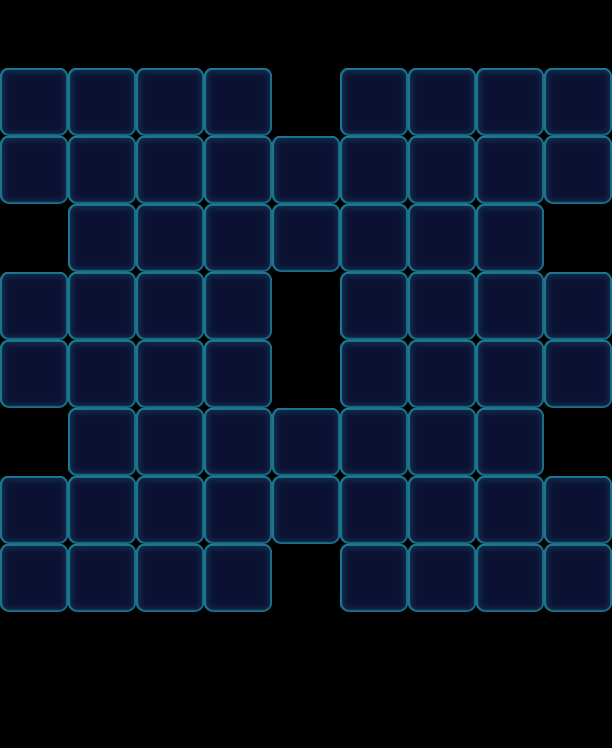

This is a level from a 2D game, rendered from its Tiled map with the project's own tilesets. A one-line summary and the map file follow, with tile-layer data summarised:
An orthogonal 9x11 tile map with 68x68 px tiles, 1 tile layer (Valid), 2 tilesets and 128 objects (64x Floor, 16x Monster, 16x Lock, 14x Factory_Normal, 12x Stone, ...).

<map version="1.0" orientation="orthogonal" width="9" height="11" tilewidth="68" tileheight="68">
 <tileset firstgid="1" name="game_grid1" tilewidth="68" tileheight="68">
  <image source="game_grid1.png" width="68" height="68" />
 </tileset>
 <tileset firstgid="2" name="map" tilewidth="68" tileheight="68">
  <image source="map.png" width="1024" height="1024" />
 </tileset>
 <layer name="Valid" width="9" height="11">
  <data>[99 cells, 64 non-empty, 1 distinct tile ids]</data>
 </layer>
 <objectgroup name="BottomObj" width="9" height="11">
  <object type="Floor" gid="33" x="0" y="136">
   <properties>
    <property name="Layers" value="2" />
   </properties>
  </object>
  <object type="Floor" gid="33" x="68" y="136">
   <properties>
    <property name="Layers" value="2" />
   </properties>
  </object>
  <object type="Floor" gid="33" x="136" y="136">
   <properties>
    <property name="Layers" value="2" />
   </properties>
  </object>
  <object type="Floor" gid="33" x="136" y="204">
   <properties>
    <property name="Layers" value="2" />
   </properties>
  </object>
  <object type="Floor" gid="33" x="0" y="204">
   <properties>
    <property name="Layers" value="2" />
   </properties>
  </object>
  <object type="Floor" gid="33" x="68" y="204">
   <properties>
    <property name="Layers" value="2" />
   </properties>
  </object>
  <object type="Floor" gid="33" x="204" y="136">
   <properties>
    <property name="Layers" value="2" />
   </properties>
  </object>
  <object type="Floor" gid="33" x="204" y="204">
   <properties>
    <property name="Layers" value="2" />
   </properties>
  </object>
  <object type="Floor" gid="33" x="340" y="136">
   <properties>
    <property name="Layers" value="2" />
   </properties>
  </object>
  <object type="Floor" gid="33" x="408" y="136">
   <properties>
    <property name="Layers" value="2" />
   </properties>
  </object>
  <object type="Floor" gid="33" x="544" y="136">
   <properties>
    <property name="Layers" value="2" />
   </properties>
  </object>
  <object type="Floor" gid="33" x="476" y="136">
   <properties>
    <property name="Layers" value="2" />
   </properties>
  </object>
  <object type="Floor" gid="33" x="340" y="204">
   <properties>
    <property name="Layers" value="2" />
   </properties>
  </object>
  <object type="Floor" gid="33" x="408" y="204">
   <properties>
    <property name="Layers" value="2" />
   </properties>
  </object>
  <object type="Floor" gid="33" x="476" y="204">
   <properties>
    <property name="Layers" value="2" />
   </properties>
  </object>
  <object type="Floor" gid="33" x="272" y="204">
   <properties>
    <property name="Layers" value="2" />
   </properties>
  </object>
  <object type="Floor" gid="33" x="68" y="272">
   <properties>
    <property name="Layers" value="2" />
   </properties>
  </object>
  <object type="Floor" gid="33" x="204" y="272">
   <properties>
    <property name="Layers" value="2" />
   </properties>
  </object>
  <object type="Floor" gid="33" x="544" y="204">
   <properties>
    <property name="Layers" value="2" />
   </properties>
  </object>
  <object type="Floor" gid="33" x="476" y="272">
   <properties>
    <property name="Layers" value="2" />
   </properties>
  </object>
  <object type="Floor" gid="33" x="340" y="272">
   <properties>
    <property name="Layers" value="2" />
   </properties>
  </object>
  <object type="Floor" gid="33" x="136" y="340">
   <properties>
    <property name="Layers" value="2" />
   </properties>
  </object>
  <object type="Floor" gid="33" x="68" y="340">
   <properties>
    <property name="Layers" value="2" />
   </properties>
  </object>
  <object type="Floor" gid="33" x="0" y="340">
   <properties>
    <property name="Layers" value="2" />
   </properties>
  </object>
  <object type="Floor" gid="33" x="136" y="408">
   <properties>
    <property name="Layers" value="2" />
   </properties>
  </object>
  <object type="Floor" gid="33" x="68" y="408">
   <properties>
    <property name="Layers" value="2" />
   </properties>
  </object>
  <object type="Floor" gid="33" x="0" y="408">
   <properties>
    <property name="Layers" value="2" />
   </properties>
  </object>
  <object type="Floor" gid="33" x="544" y="340">
   <properties>
    <property name="Layers" value="2" />
   </properties>
  </object>
  <object type="Floor" gid="33" x="476" y="340">
   <properties>
    <property name="Layers" value="2" />
   </properties>
  </object>
  <object type="Floor" gid="33" x="408" y="340">
   <properties>
    <property name="Layers" value="2" />
   </properties>
  </object>
  <object type="Floor" gid="33" x="544" y="408">
   <properties>
    <property name="Layers" value="2" />
   </properties>
  </object>
  <object type="Floor" gid="33" x="476" y="408">
   <properties>
    <property name="Layers" value="2" />
   </properties>
  </object>
  <object type="Floor" gid="33" x="408" y="408">
   <properties>
    <property name="Layers" value="2" />
   </properties>
  </object>
  <object type="Floor" gid="33" x="204" y="476">
   <properties>
    <property name="Layers" value="2" />
   </properties>
  </object>
  <object type="Floor" gid="33" x="68" y="476">
   <properties>
    <property name="Layers" value="2" />
   </properties>
  </object>
  <object type="Floor" gid="33" x="476" y="476">
   <properties>
    <property name="Layers" value="2" />
   </properties>
  </object>
  <object type="Floor" gid="33" x="340" y="476">
   <properties>
    <property name="Layers" value="2" />
   </properties>
  </object>
  <object type="Floor" gid="33" x="0" y="612">
   <properties>
    <property name="Layers" value="2" />
   </properties>
  </object>
  <object type="Floor" gid="33" x="0" y="544">
   <properties>
    <property name="Layers" value="2" />
   </properties>
  </object>
  <object type="Floor" gid="33" x="136" y="544">
   <properties>
    <property name="Layers" value="2" />
   </properties>
  </object>
  <object type="Floor" gid="33" x="204" y="544">
   <properties>
    <property name="Layers" value="2" />
   </properties>
  </object>
  <object type="Floor" gid="33" x="68" y="612">
   <properties>
    <property name="Layers" value="2" />
   </properties>
  </object>
  <object type="Floor" gid="33" x="204" y="612">
   <properties>
    <property name="Layers" value="2" />
   </properties>
  </object>
  <object type="Floor" gid="33" x="136" y="612">
   <properties>
    <property name="Layers" value="2" />
   </properties>
  </object>
  <object type="Floor" gid="33" x="68" y="544">
   <properties>
    <property name="Layers" value="2" />
   </properties>
  </object>
  <object type="Floor" gid="33" x="340" y="612">
   <properties>
    <property name="Layers" value="2" />
   </properties>
  </object>
  <object type="Floor" gid="33" x="340" y="544">
   <properties>
    <property name="Layers" value="2" />
   </properties>
  </object>
  <object type="Floor" gid="33" x="476" y="544">
   <properties>
    <property name="Layers" value="2" />
   </properties>
  </object>
  <object type="Floor" gid="33" x="544" y="544">
   <properties>
    <property name="Layers" value="2" />
   </properties>
  </object>
  <object type="Floor" gid="33" x="408" y="612">
   <properties>
    <property name="Layers" value="2" />
   </properties>
  </object>
  <object type="Floor" gid="33" x="544" y="612">
   <properties>
    <property name="Layers" value="2" />
   </properties>
  </object>
  <object type="Floor" gid="33" x="476" y="612">
   <properties>
    <property name="Layers" value="2" />
   </properties>
  </object>
  </objectgroup>
 <objectgroup name="MiddleObj" width="9" height="11">
  <!-- 16 objects omitted --></objectgroup>
 <objectgroup color="#000000" name="TopObj" width="9" height="11">
  <!-- 48 objects omitted --></objectgroup>
</map>
<!-- 76 of 128 objects omitted -->
